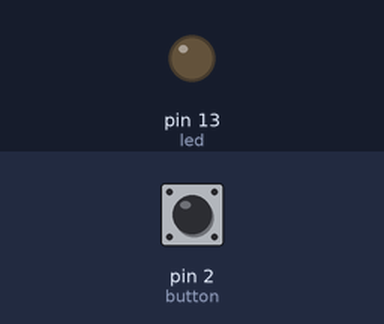
The sketch below on a simulated Arduino Uno, built with avr-gcc and run on an emulated ATmega328P. Parts: output pins drawn as LEDs (lit = HIGH). Dashed ring = blinking. The inputs (shaded band) are chosen by the test bench; at power-on: pin 2 (button) LOW.

Above: at 1.2 s.
1.3 s: pin 2 (button) pulled HIGH for 0.15 s
At 1.7 s:
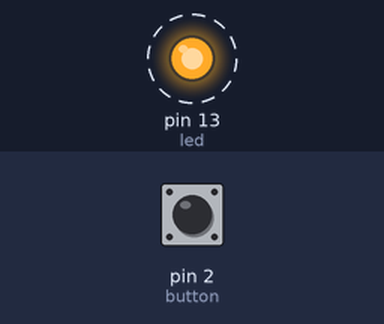
4.3 s: pin 2 (button) pulled HIGH for 3.2 s
At 4.7 s:
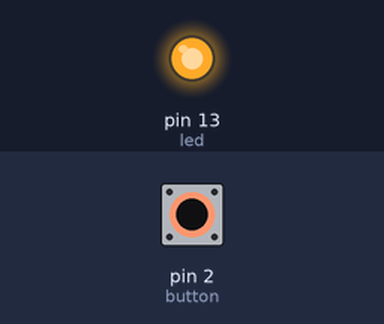
Timing chart, 0 to 9.5 s (numbered marks = the images above; inputs shaded):
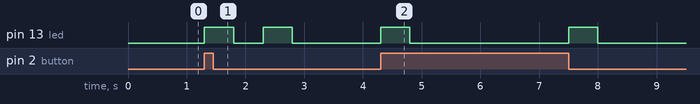

The sketch:

sketch_dec02d.ino
```cpp
const byte led = 13;
const byte button = 2;
const byte button2=3;
byte i = LOW;
byte j = LOW;
void setup() {
  pinMode(led,OUTPUT);
  pinMode(button,INPUT);
  pinMode(button2,INPUT);
}
void loop() {
  attachInterrupt(digitalPinToInterrupt(button),jgk,HIGH);
  for(int i=0;i<100;i++)delayMicroseconds(5000);
  detachInterrupt(digitalPinToInterrupt(button));

}
void jgk(){

    digitalWrite(led,HIGH);
    for(int i=0;i<100;i++)delayMicroseconds(5000);
    digitalWrite(led,LOW);
    for(int i=0;i<100;i++)delayMicroseconds(5000);
}
```

Measured:
- after the input at 1.3 s, pin 13 (led): alternates HIGH for 0.50 s and LOW for 0.50 s, 4 changes in all, then stays LOW, starting at once
- after the input at 4.3 s, pin 13 (led): alternates HIGH for 0.50 s and LOW for 2.7 s, 4 changes in all, then stays LOW, starting at once
